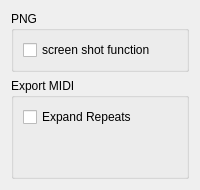
     <widget class="QWidget" name="Export">
      <property name="accessibleName">
       <string/>
      </property>
      <attribute name="title">
       <string>Export</string>
      </attribute>
      <layout class="QVBoxLayout">
       <item>
        <widget class="QGroupBox" name="groupBox_9">
         <property name="title">
          <string>PNG</string>
         </property>
         <property name="flat">
          <bool>true</bool>
         </property>
         <layout class="QVBoxLayout">
          <item>
           <widget class="QCheckBox" name="pngScreenShot">
            <property name="text">
             <string>screen shot function</string>
            </property>
           </widget>
          </item>
         </layout>
        </widget>
       </item>
       <item>
        <widget class="QGroupBox" name="groupBox_8">
         <property name="sizePolicy">
          <sizepolicy hsizetype="Preferred" vsizetype="Preferred">
           <horstretch>0</horstretch>
           <verstretch>0</verstretch>
          </sizepolicy>
         </property>
         <property name="title">
          <string>Export MIDI</string>
         </property>
         <property name="flat">
          <bool>true</bool>
         </property>
         <layout class="QVBoxLayout">
          <item>
           <widget class="QCheckBox" name="expandRepeats">
            <property name="text">
             <string>Expand Repeats</string>
            </property>
           </widget>
          </item>
          <item>
           <spacer name="verticalSpacer_6">
            <property name="orientation">
             <enum>Qt::Vertical</enum>
            </property>
            <property name="sizeHint" stdset="0">
             <size>
              <width>20</width>
              <height>40</height>
             </size>
            </property>
           </spacer>
          </item>
         </layout>
        </widget>
       </item>
      </layout>
     </widget>
